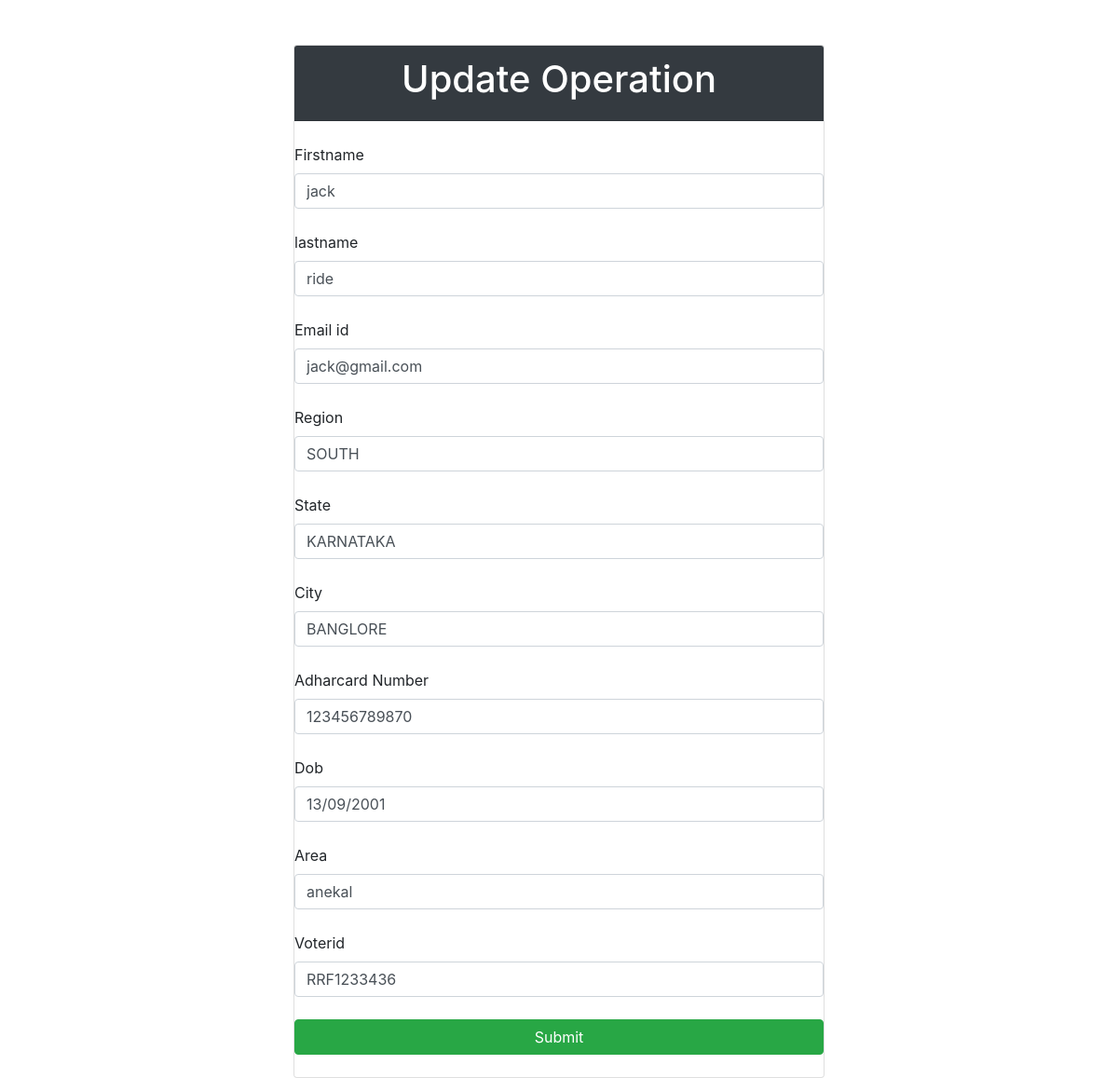
The app's page /admin/vupdate.php?firstname=jack with its own data.
### tables this page shows
CREATE TABLE `voters` (
  `firstname` varchar(100) NOT NULL,
  `lastname` varchar(255) NOT NULL,
  `email` varchar(255) NOT NULL,
  `ano` varchar(255) NOT NULL,
  `dob` varchar(255) NOT NULL,
  `region` varchar(255) NOT NULL,
  `state` varchar(255) NOT NULL,
  `city` varchar(255) NOT NULL,
  `area` varchar(255) NOT NULL,
  `profile` varchar(255) NOT NULL,
  `status` varchar(255) NOT NULL DEFAULT 'NOT VOTED',
  `voted` varchar(255) DEFAULT NULL,
  `voterid` varchar(255) NOT NULL,
  `vphoto` varchar(150) NOT NULL
);

### admin/vupdate.php (the view, shortened to what this page needs)
<!DOCTYPE html>
<html>
<head>
  <link rel="stylesheet" href="https://maxcdn.bootstrapcdn.com/bootstrap/4.0.0/css/bootstrap.min.css">
</head>
<body>
 <div class="col-lg-6 m-auto">
 <form method="post">
 <br><br><div class="card">
 <div class="card-header bg-dark">
 <h1 class="text-white text-center">  Update Operation </h1>
 </div><br>
<?php
$servername = "localhost";
$username = "root";
$password = "";
$dbname = "polltest";
$conn = new mysqli($servername, $username, $password, $dbname);
 $firstname = $_GET['firstname'];
$sql = 'SELECT * FROM voters where firstname="'.$firstname.'"';
$result = $conn->query($sql);
if ($result->num_rows > 0) {
    while($row = $result->fetch_assoc()) {
       ?>
       <label>Firstname</label>
       <input type="text" name="firstname" class="form-control" value="<?php  echo $row["firstname"] ?>" ><br>
       <label>lastname</label>
       <input type="text" name="lastname" class="form-control" value="<?php  echo $row["lastname"] ?>" ><br>
        <label>Email id</label>
       <input type="email" name="email" class="form-control" value="<?php  echo $row["email"] ?>" ><br>
        <label>Region</label>
       <input type="text" name="region" class="form-control" value="<?php  echo $row["region"] ?>" ><br>
        <label>State</label>
       <input type="text" name="state" class="form-control" value="<?php  echo $row["state"] ?>" ><br>
        <label>City</label>
       <input type="text" name="city" class="form-control" value="<?php  echo $row["city"] ?>" ><br>
        <label>Adharcard Number</label>
       <input type="text" name="ano" class="form-control" value="<?php  echo $row["ano"] ?>" ><br>
        <label>Dob</label>
       <input type="text" name="dob" class="form-control" value="<?php  echo $row["dob"] ?>" ><br>
        <label>Area</label>
       <input type="text" name="area" class="form-control" value="<?php  echo $row["area"] ?>" ><br>
        <label>Voterid</label>
       <input type="text" name="voterid" class="form-control" value="<?php  echo $row["voterid"] ?>" ><br>
      <?php
    }
} else {
    echo "0 results";
}
?>
 <button class="btn btn-success" type="submit" name="done"> Submit </button><br>
 </div>
 </form>
 </div>
</body>
</html>

### records on screen
voters: firstname "jack", lastname "ride", email "jack@gmail.com", region "SOUTH", state "KARNATAKA", city "BANGLORE", ano "123456789870", dob "13/09/2001", area "anekal", voterid "RRF1233436"
